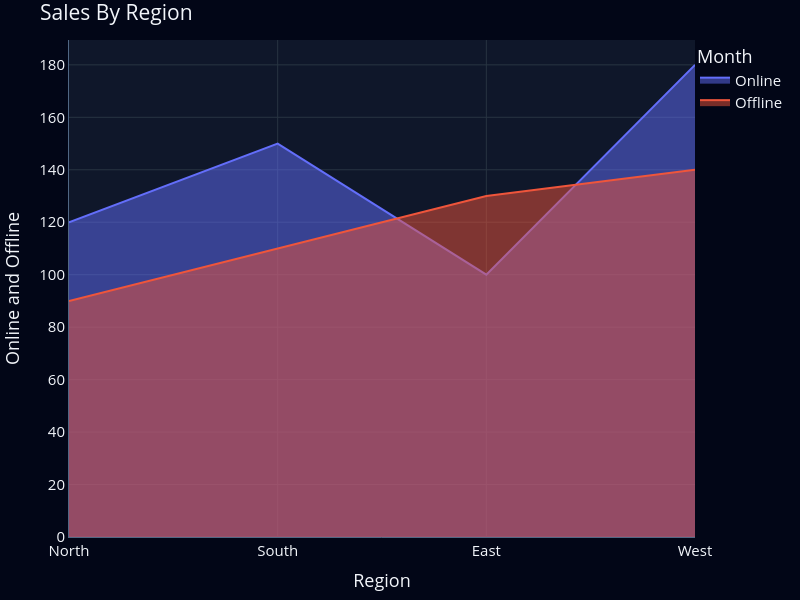

The code cell stored with this chart in its notebook:
### Code cell
df3 = pd.DataFrame({
    "Region": ["North", "South", "East", "West"],
    "Online": [120, 150, 100, 180],
    "Offline": [90, 110, 130, 140]
})

fig = go.Figure()

fig.add_trace(
    go.Scatter(
        x=df3["Region"],
        y=df3["Online"],
        mode="lines",
        fill="tozeroy",
        name="Online"
    )
)

fig.add_trace(
    go.Scatter(
        x=df3["Region"],
        y=df3["Offline"],
        mode="lines",
        fill="tozeroy",
        name="Offline"
    )
)

fig.update_layout(
    title="Sales By Region",
    width=800,
    height=600,
    xaxis_title="Region",
    yaxis_title="Online and Offline",

    margin=dict(l=40,r=40,t=40,b=40),
     template="plotly_dark",
    font=dict(
        size=15
    ),

    hovermode="y unified",

    plot_bgcolor="#0F172A",
    paper_bgcolor="#020617",

    showlegend=True,
    legend_title_text="Month",

    legend=dict(
        x=1,
        y=1
    ),

    xaxis=dict(
        showgrid=True,
        showline=True
    ),

    yaxis=dict(
        showgrid=True,
        showline=True
    )

    
)
  


fig.show()

### Figure 1 — Plotly figure (JSON) as saved in the notebook; plotly's stock layout.template omitted (floating-point values rounded to 4 significant figures)
{"data": [{"fill": "tozeroy", "mode": "lines", "name": "Online", "type": "scatter", "x": ["North", "South", "East", "West"], "y": [120, 150, 100, 180]}, {"fill": "tozeroy", "mode": "lines", "name": "Offline", "type": "scatter", "x": ["North", "South", "East", "West"], "y": [90, 110, 130, 140]}], "layout": {"font": {"size": 15}, "height": 600, "hovermode": "y unified", "legend": {"title": {"text": "Month"}, "x": 1, "y": 1}, "margin": {"b": 40, "l": 40, "r": 40, "t": 40}, "paper_bgcolor": "#020617", "plot_bgcolor": "#0F172A", "showlegend": true, "title": {"text": "Sales By Region"}, "width": 800, "xaxis": {"showgrid": true, "showline": true, "title": {"text": "Region"}}, "yaxis": {"showgrid": true, "showline": true, "title": {"text": "Online and Offline"}}}}
